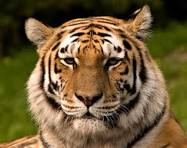
#> input picture assets/tiger.jpeg, 187 x 148 px
$ jupyter execute exp12.ipynb
#> lines starting #> are read from the running program, lines starting #| are printed output that depends on the picture
[cell 1]
import cv2
from google.colab.patches import cv2_imshow
import matplotlib.pyplot as plt

img = cv2.imread('assets/tiger.jpeg')
#> img is the input picture: shape (148, 187, 3); mean B, G, R 55.5, 90.9, 110.4
hsv = cv2.cvtColor(img, cv2.COLOR_BGR2HSV)
#> hsv: shape (148, 187, 3); mean H, S, V 21.1, 156.5, 111.8

h, s, v = cv2.split(hsv)
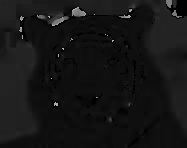
#> h: shape (148, 187); min 0, max 179, mean 21.1
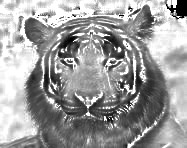
#> s: shape (148, 187); min 0, max 255, mean 156.5
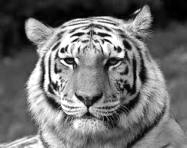
#> v: shape (148, 187); min 0, max 255, mean 111.8
v_eq = cv2.equalizeHist(v)
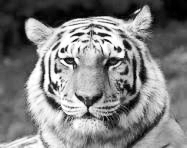
#> v_eq: shape (148, 187); min 0, max 255, mean 127.9

hsv_eq = cv2.merge([h, s, v_eq])
#> hsv_eq: shape (148, 187, 3); mean H, S, V 21.1, 156.5, 127.9
img_eq = cv2.cvtColor(hsv_eq, cv2.COLOR_HSV2BGR)
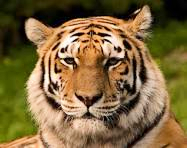
#> img_eq: shape (148, 187, 3); mean B, G, R 62.3, 103.5, 126.1

cv2_imshow(img)
cv2_imshow(img_eq)

plt.hist(v.ravel(), bins=256)
plt.title('Histogram of V Before Equalization')
plt.show()
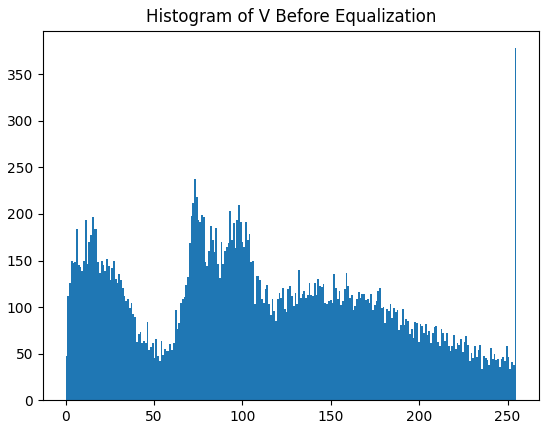
#> figure drawn by matplotlib, 1 panel; tallest bar 378 high, from x = 254 to 255

plt.hist(v_eq.ravel(), bins=256)
plt.title('Histogram of V After Equalization')
plt.show()
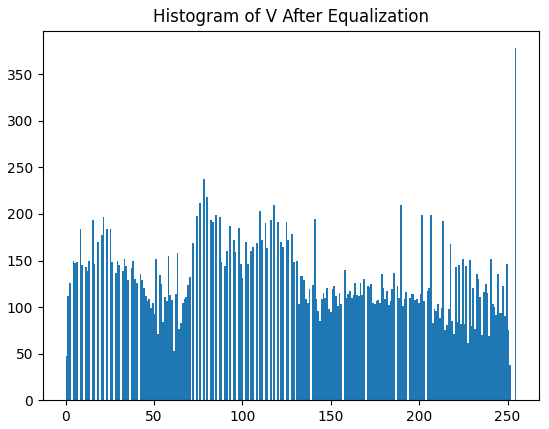
#> figure drawn by matplotlib, 1 panel; tallest bar 378 high, from x = 254 to 255
